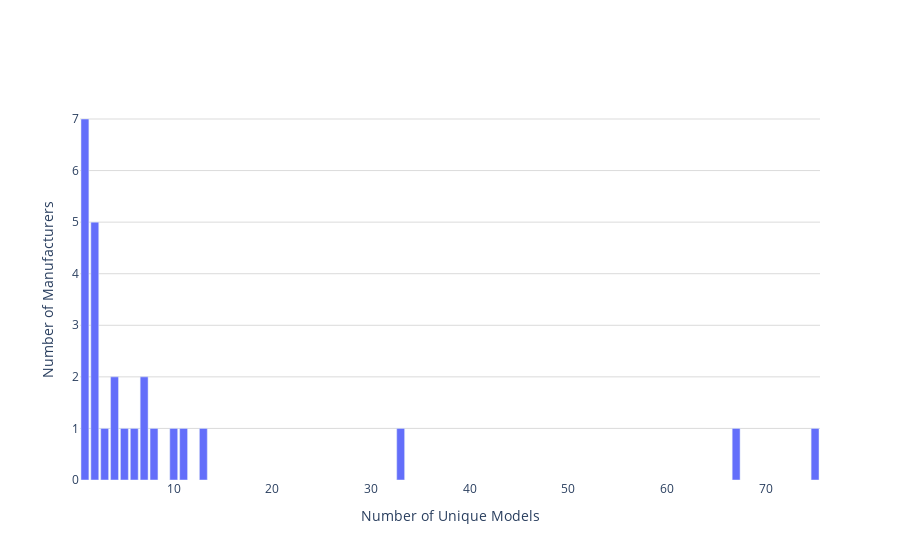

The cell this chart's notebook holds for it:
### Code cell
# for each manufacture, add 
distTest=carrierDF
distTest = distTest.groupby(['Manufacture'])['Model'].nunique()
distTest=distTest.sort_values(ascending=False)


itemsX=[] # number of unique phone models as x axis
itemsY=[] # number of manufactures as y axis
for i in distTest.unique():
    temp=distTest[distTest==i]
    itemsX.append(i)
    itemsY.append(len(temp))
    
print(itemsX)
print(itemsY)

data=[]
data.append(go.Bar(
        x=itemsX,
        y=itemsY,
        #marker=dict(color='rgb'+str(lvlColor[car]))
    )) 
    
# Edit the layout
layout = dict(#title = "Update Latency across Carriers",
              yaxis = dict(title = 'Number of Manufacturers',showgrid=True, gridcolor='rgb(219, 219, 219)'),
              xaxis = dict(title = 'Number of Unique Models'),
              plot_bgcolor='rgba(0,0,0,0)',
              )

fig = dict(data=data, layout=layout)
py.offline.iplot(fig)

### Figure 1 — Plotly figure (JSON) as saved in the notebook; plotly's stock layout.template omitted (floating-point values rounded to 4 significant figures)
{"data": [{"type": "bar", "x": [75, 67, 33, 13, 11, 10, 8, 7, 6, 5, 4, 3, 2, 1], "y": [1, 1, 1, 1, 1, 1, 1, 2, 1, 1, 2, 1, 5, 7]}], "layout": {"plot_bgcolor": "rgba(0,0,0,0)", "xaxis": {"title": {"text": "Number of Unique Models"}}, "yaxis": {"gridcolor": "rgb(219, 219, 219)", "showgrid": true, "title": {"text": "Number of Manufacturers"}}}}
